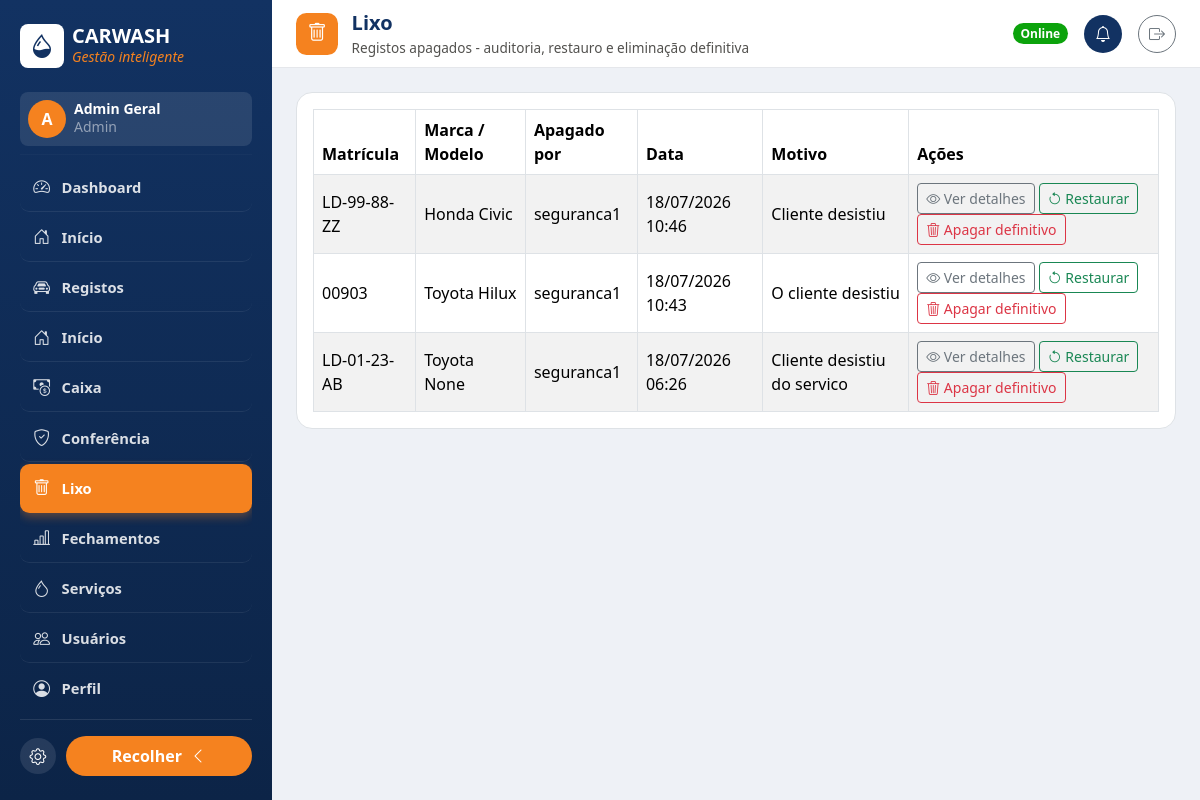
/carros/lixo/ (signed in), run on the app's committed database.
### accounts/models.py (models this page shows, shortened)
class User(AbstractUser):
    class Meta:
        permissions = [
            ('view_admin_dashboard', 'Pode ver o dashboard administrativo'),
        ]
    def is_seguranca(self):
        return self.has_perm('vehicles.view_vehicleentry')
    def is_tesoureira(self):
        return self.has_perm('cashbox.view_payment')
    def is_admin_role(self):
        return self.is_superuser or self.has_perm('accounts.view_admin_dashboard')
    @property
    def role_label(self):
        if self.is_admin_role():
            return 'Admin'

### vehicles/models.py (models this page shows, shortened)
class VehicleEntry(models.Model):
    class Status(models.TextChoices):
        PENDENTE = 'pendente', 'Pendente'
        CONCLUIDO = 'concluido', 'Concluído'
    brand = models.CharField('Marca', max_length=50)
    model = models.ForeignKey(
        VehicleType, verbose_name='Tipo de Veículo', on_delete=models.SET_NULL,
        null=True, blank=True, related_name='vehicle_entries'
    )
    plate = models.CharField('Matrícula', max_length=20, blank=True)
    no_plate = models.BooleanField('Sem matrícula', default=False)
    photo = models.ImageField('Foto', upload_to='vehicles/', blank=True, null=True)
    service = models.ForeignKey(
        Service, verbose_name='Serviço', on_delete=models.SET_NULL, null=True, blank=True
    )
    registered_by = models.ForeignKey(
        settings.AUTH_USER_MODEL, on_delete=models.PROTECT, related_name='vehicle_entries_registered'
    )
    status = models.CharField(max_length=20, choices=Status.choices, default=Status.PENDENTE)
    completed_by = models.ForeignKey(
        settings.AUTH_USER_MODEL, on_delete=models.SET_NULL, null=True, blank=True,
        related_name='vehicle_entries_completed'
    )
    completed_at = models.DateTimeField(null=True, blank=True)
    is_trashed = models.BooleanField(default=False)
    trash_reason = models.TextField(blank=True)
    trashed_by = models.ForeignKey(
        settings.AUTH_USER_MODEL, on_delete=models.SET_NULL, null=True, blank=True,
        related_name='vehicle_entries_trashed'
    )
    trashed_at = models.DateTimeField(null=True, blank=True)
    created_at = models.DateTimeField(auto_now_add=True)
    updated_at = models.DateTimeField(auto_now=True)
    class Meta:
        ordering = ['-created_at']
        verbose_name_plural = 'Vehicle entries'
        permissions = [
            ('manage_trash', 'Pode gerir o lixo de veículos (ver, restaurar, apagar definitivo)'),
        ]

class VehicleType(models.Model):
    name = models.CharField('Tipo de veículo', max_length=50, unique=True)
    is_approved = models.BooleanField('Aprovado', default=True)
    added_by = models.ForeignKey(
        settings.AUTH_USER_MODEL, verbose_name='Adicionado por', on_delete=models.SET_NULL,
        null=True, blank=True, related_name='vehicle_types_added'
    )
    created_at = models.DateTimeField(auto_now_add=True)
    class Meta:
        ordering = ['name']
    def __str__(self):
        return self.name

### vehicles/views.py (the view)
# urls.py: path('lixo/', views.vehicle_trash_list, name='trash_list'),
@permission_required('vehicles.manage_trash')
def vehicle_trash_list(request):
    entries = VehicleEntry.objects.filter(is_trashed=True).prefetch_related('logs')
    return render(request, 'vehicles/trash_list.html', {'entries': entries})

### services/models.py (called while the page is built)
    def __str__(self):
        return f'{self.name} ({self.price})'

### templates/vehicles/trash_list.html (shortened to what this page needs)
{% extends 'base.html' %}
{% block page_icon %}<div class="cw-topbar-icon"><i class="bi bi-trash"></i></div>{% endblock %}
{% block page_title %}Lixo{% endblock %}
{% block page_subtitle %}Registos apagados - auditoria, restauro e eliminação definitiva{% endblock %}
{% block content %}
<div class="bg-white border rounded-4 p-2 p-md-3 d-none d-md-block">
    <div class="table-responsive">
        <table class="table table-striped table-bordered table-hover align-middle mb-0">
            <thead>
                <tr>
                    <th>Matrícula</th>
                    <th>Marca / Modelo</th>
                    <th>Apagado por</th>
                    <th>Data</th>
                    <th>Motivo</th>
                    <th>Ações</th>
                </tr>
            </thead>
            <tbody>
                {% for entry in entries %}
                <tr>
                    <td>{{ entry.plate|default:'-' }}</td>
                    <td>{{ entry.brand }} {{ entry.model }}</td>
                    <td>{{ entry.trashed_by.username|default:'-' }}</td>
                    <td>{{ entry.trashed_at|date:'d/m/Y H:i' }}</td>
                    <td>{{ entry.trash_reason }}</td>
                    <td>
                        <button type="button" class="btn btn-sm btn-outline-secondary" data-bs-toggle="modal" data-bs-target="#detailModal{{ entry.pk }}">
                            <i class="bi bi-eye"></i> Ver detalhes
                        </button>
                        <button type="button" class="btn btn-sm btn-outline-success" data-bs-toggle="modal" data-bs-target="#restoreModal{{ entry.pk }}">
                            <i class="bi bi-arrow-counterclockwise"></i> Restaurar
                        </button>
                        <button type="button" class="btn btn-sm btn-outline-danger" data-bs-toggle="modal" data-bs-target="#permDeleteModal{{ entry.pk }}">
                            <i class="bi bi-trash3"></i> Apagar definitivo
                        </button>
                    </td>
                </tr>
                {% empty %}
                <tr><td colspan="6" class="text-center text-muted py-4">Lixo vazio.</td></tr>
                {% endfor %}
            </tbody>
        </table>
    </div>
</div>
{% endblock %}

### templates/partials/sidebar_content.html (shortened to what this page needs)
{% load static %}
<div class="d-flex align-items-center gap-2 mb-4">
    <div class="bg-white rounded-3 d-flex align-items-center justify-content-center flex-shrink-0" style="width: 44px; height: 44px;"><i class="bi bi-droplet-half text-navy fs-4"></i></div>
    <div class="cw-sidebar-label">
        <div class="fw-bold fs-5 lh-1 text-uppercase">CarWash</div>
        <div class="small text-orange fst-italic">Gestão inteligente</div>
    </div>
</div>
<div class="bg-white bg-opacity-10 rounded-3 p-2 d-flex align-items-center gap-2 mb-2">
    <div class="rounded-circle bg-orange text-white d-flex align-items-center justify-content-center fw-bold flex-shrink-0" style="width: 38px; height: 38px;">{{ user.username|slice:':1'|upper }}</div>
    <div class="min-w-0 cw-sidebar-label">
        <div class="fw-semibold small lh-1">{{ user.get_full_name|default:user.username }}</div>
        <div class="text-white-50 small">{{ user.role_label }}</div>
    </div>
</div>
<hr class="border-white border-opacity-10 my-2">
<nav class="cw-sidebar-nav nav flex-column">
    {% if user.is_admin_role %}
    <a class="nav-link {% if request.resolver_match.url_name == 'admin_dashboard' %}active{% endif %}"
       href="{% url 'admin_dashboard' %}"><i class="bi bi-speedometer2"></i> <span class="cw-sidebar-label">Dashboard</span></a>
    {% endif %}
    {% if user.is_seguranca %}
    <a class="nav-link {% if request.resolver_match.url_name == 'home' %}active{% endif %}"
       href="{% url 'vehicles:home' %}"><i class="bi bi-house-door"></i> <span class="cw-sidebar-label">Início</span></a>
    {% endif %}
    {% if user.is_seguranca or user.is_admin_role %}
    <a class="nav-link {% if request.resolver_match.app_name == 'vehicles' and request.resolver_match.url_name != 'trash_list' and request.resolver_match.url_name != 'home' %}active{% endif %}"
       href="{% url 'vehicles:list' %}"><i class="bi bi-car-front"></i> <span class="cw-sidebar-label">Registos</span></a>
    {% endif %}
    {% if user.is_tesoureira %}
    <a class="nav-link {% if request.resolver_match.url_name == 'home' %}active{% endif %}"
       href="{% url 'cashbox:home' %}"><i class="bi bi-house-door"></i> <span class="cw-sidebar-label">Início</span></a>
    {% endif %}
    {% if user.is_tesoureira or user.is_admin_role %}
    <a class="nav-link "
       href="{% url 'cashbox:dashboard' %}"><i class="bi bi-cash-coin"></i> <span class="cw-sidebar-label">Caixa</span></a>
    {% endif %}
    {% if user.is_admin_role %}
    <a class="nav-link {% if request.resolver_match.app_name == 'audit' %}active{% endif %}"
       href="{% url 'audit:reconciliation' %}"><i class="bi bi-shield-check"></i> <span class="cw-sidebar-label">Conferência</span></a>
    <a class="nav-link {% if request.resolver_match.url_name == 'trash_list' %}active{% endif %}"
       href="{% url 'vehicles:trash_list' %}"><i class="bi bi-trash"></i> <span class="cw-sidebar-label">Lixo</span></a>
    <a class="nav-link {% if request.resolver_match.url_name == 'closures' or request.resolver_match.url_name == 'period_closure_create' %}active{% endif %}"
       href="{% url 'cashbox:closures' %}"><i class="bi bi-bar-chart-line"></i> <span class="cw-sidebar-label">Fechamentos</span></a>
    <a class="nav-link {% if request.resolver_match.app_name == 'services' %}active{% endif %}"
       href="{% url 'services:list' %}"><i class="bi bi-droplet"></i> <span class="cw-sidebar-label">Serviços</span></a>
    <a class="nav-link {% if request.resolver_match.url_name == 'user_list' %}active{% endif %}"
       href="{% url 'user_list' %}"><i class="bi bi-people"></i> <span class="cw-sidebar-label">Usuários</span></a>
    {% endif %}
    <a class="nav-link {% if request.resolver_match.url_name == 'profile' %}active{% endif %}"
       href="{% url 'profile' %}"><i class="bi bi-person-circle"></i> <span class="cw-sidebar-label">Perfil</span></a>
</nav>

### static/css/theme.css (style rules this page uses)
:root { --cw-navy: #123262; --cw-navy-dark: #0c2447; --cw-orange: #f5821f; --cw-orange-dark: #d96c0f; --cw-good: #0ca30c; --cw-warning: #fab219; --cw-serious: #ec835a; --cw-critical: #d03b3b; --cw-muted: #898781; --cw-ink-primary: #0b0b0b; --cw-ink-secondary: #52514e; --cw-sidebar-width: 272px; --cw-topbar-height: 68px; }
.bg-orange { background-color: var(--cw-orange) !important; }
.text-navy { color: var(--cw-navy) !important; }
.text-orange { color: var(--cw-orange) !important; }
body { background-color: #eef1f6; }
.cw-sidebar-nav .nav-link { color: rgba(255, 255, 255, .85); border-radius: .6rem; padding: .7rem .75rem; margin-bottom: .1rem; display: flex; align-items: center; gap: .65rem; font-size: .92rem; font-weight: 600; border-bottom: 1px solid rgba(255, 255, 255, .08); }
.cw-sidebar-nav .nav-link:last-child { border-bottom: none; }
.cw-sidebar-nav .nav-link i { font-size: 1.05rem; width: 1.2rem; text-align: center; }
.cw-sidebar-nav .nav-link.active { background: var(--cw-orange); color: #fff; border-bottom-color: transparent; box-shadow: 0 4px 10px rgba(245, 130, 31, .35); }
.cw-topbar-icon { width: 42px; height: 42px; border-radius: .65rem; background: var(--cw-orange); color: #fff; display: flex; align-items: center; justify-content: center; font-size: 1.2rem; flex-shrink: 0; }

### data on the page
User: username "A", get_full_name "Admin Geral", role_label "Admin"
VehicleEntry: plate "LD-99-88-ZZ", brand "Honda", model "Civic", trashed_by.username "seguranca1", trashed_at "18/07/2026 10:46", trash_reason "Cliente desistiu"
VehicleEntry: plate "00903", brand "Toyota", model "Hilux", trashed_by.username "seguranca1", trashed_at "18/07/2026 10:43", trash_reason "O cliente desistiu"
VehicleEntry: plate "LD-01-23-AB", brand "Toyota", model "None", trashed_by.username "seguranca1", trashed_at "18/07/2026 06:26", trash_reason "Cliente desistiu do servico"
